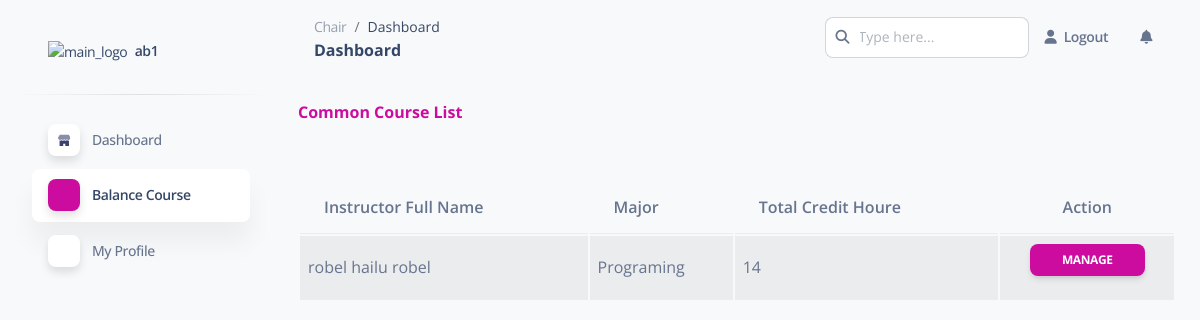
/committee/balance.php (signed in), run on the app's committed database.
### tables this page shows
CREATE TABLE `edu_background` (
  `edu_level` varchar(100) NOT NULL,
  `exp` int(100) NOT NULL,
  `major` varchar(100) NOT NULL,
  `ins_id` int(100) NOT NULL,
  `approve` int(11) NOT NULL
);

CREATE TABLE `instructor` (
  `ins_id` int(11) NOT NULL,
  `fname` varchar(100) NOT NULL,
  `mname` varchar(100) NOT NULL,
  `lname` varchar(100) NOT NULL,
  `address` varchar(100) NOT NULL,
  `email` varchar(100) NOT NULL,
  `age` int(100) NOT NULL,
  `sex` varchar(100) NOT NULL,
  `uname` varchar(100) NOT NULL,
  `pass` varchar(100) NOT NULL
);

### committee/balance.php (the view, shortened to what this page needs)
<?php
$ch_user=$_SESSION['uname'];
?>
<!DOCTYPE html>
<html lang="en">
<head>
  <link href="../assets/css/nucleo-icons.css" rel="stylesheet" />
  <link href="../assets/css/nucleo-svg.css" rel="stylesheet" />
  <link href="../assets/css/nucleo-svg.css" rel="stylesheet" />
  <link id="pagestyle" href="../assets/css/soft-ui-dashboard.css?v=1.0.6" rel="stylesheet" />
</head>
<body class="g-sidenav-show  bg-gray-100">
  <aside class="sidenav navbar navbar-vertical navbar-expand-xs border-0 border-radius-xl my-3 fixed-start ms-3 " id="sidenav-main">
    <div class="sidenav-header">
      <a class="navbar-brand m-0" href="home.hph" target="_blank">
        <img src="" class="navbar-brand-img h-100" alt="main_logo">
        <span class="ms-1 font-weight-bold"><?php echo"$ch_user"; ?></span>
      </a>
    </div>
    <hr class="horizontal dark mt-0">
    <div class="collapse navbar-collapse  w-auto " id="sidenav-collapse-main">
      <ul class="navbar-nav">
        <li class="nav-item">
          <a class="nav-link  " href="home.php">
            <div class="icon icon-shape icon-sm shadow border-radius-md bg-white text-center me-2 d-flex align-items-center justify-content-center">
            </div>
            <span class="nav-link-text ms-1">Dashboard</span>
          </a>
        </li>
        <li class="nav-item">
          <a class="nav-link  active" href="balance.php">
            <div class="icon icon-shape icon-sm shadow border-radius-md bg-white text-center me-2 d-flex align-items-center justify-content-center">
            </div>
            <span class="nav-link-text ms-1">Balance Course</span>
          </a>
        </li>
        <li class="nav-item">
          <a class="nav-link  " href="profile.php">
            <div class="icon icon-shape icon-sm shadow border-radius-md bg-white text-center me-2 d-flex align-items-center justify-content-center">
            </div>
            <span class="nav-link-text ms-1">My Profile</span>
          </a>
        </li>
      </ul>
    </div>
  </aside>
  <main class="main-content position-relative max-height-vh-100 h-100 border-radius-lg ">
    <nav class="navbar navbar-main navbar-expand-lg px-0 mx-4 shadow-none border-radius-xl" id="navbarBlur" navbar-scroll="true">
      <div class="container-fluid py-1 px-3">
        <nav aria-label="breadcrumb">
          <ol class="breadcrumb bg-transparent mb-0 pb-0 pt-1 px-0 me-sm-6 me-5">
            <li class="breadcrumb-item text-sm"><a class="opacity-5 text-dark" href="javascript:;">Chair</a></li>
            <li class="breadcrumb-item text-sm text-dark active" aria-current="page">Dashboard</li>
          </ol>
          <h6 class="font-weight-bolder mb-0">Dashboard</h6>
        </nav>
        <div class="collapse navbar-collapse mt-sm-0 mt-2 me-md-0 me-sm-4" id="navbar">
          <div class="ms-md-auto pe-md-3 d-flex align-items-center">
            <div class="input-group">
              <span class="input-group-text text-body"><i class="fas fa-search" aria-hidden="true"></i></span>
              <input type="text" class="form-control" placeholder="Type here...">
            </div>
          </div>
          <ul class="navbar-nav  justify-content-end">
            <li class="nav-item d-flex align-items-center">
              <a class="nav-link text-body font-weight-bold px-0 " href="../logout.php" >
                <i class="fa fa-user me-sm-1"></i>
                <span class="d-sm-inline d-none">Logout</span>
              </a>
            </li>
            <li class="nav-item px-3 d-flex align-items-center">
            </li>
            <li class="nav-item dropdown pe-2 d-flex align-items-center">
              <a href="javascript:;" class="nav-link text-body p-0" id="dropdownMenuButton" data-bs-toggle="dropdown" aria-expanded="false">
                <i class="fa fa-bell cursor-pointer"></i>
              </a>
            </li>
          </ul>
        </div>
      </div>
    </nav>
    <div class="container-fluid py-4">
      <div class="row">
      <div class="d-sm-flex align-items-center justify-content-between mb-4">
    <h6 class="m-0 font-weight-bold text-primary"><b>Common Course List</b></h6>
          </div>
      <table class="align-middle mb-0 table table-borderless table-striped table-hover" id="tableList">
                            <thead>
                            <tr>
                                <th class="text-left ">Instructor Full Name</th>
                               <th class="text-left ">Major</th>
                                <th class="text-left ">Total Credit houre</th>
                                <th class="text-center" width="20%">Action             </th>
                            </tr>
                            </thead>
                            <tbody>
                              <?php
                              include('../connection.php');
                                $sel= $con->query("SELECT * FROM instructor ins inner join edu_background bck on ins.ins_id = bck.ins_id where bck.approve=1");
                                $num_row = $sel->num_rows;
                                if($num_row > 0)
                                {
                                  while($row=$sel->fetch_assoc()){
                                    $idd=$row['ins_id'];
                                    echo '<tr class="odd gradeX" id="rec">';
                                     ?>
                                    <td><?php echo $row['fname']; echo " "; echo $row['mname']; echo " "; echo $row['lname'];?></td>
                                    <?php
                                    echo "<td>".$row['major']."</td>";
                                      $table3=$con->query("SELECT SUM(credit_h) as t_credit FROM course where ins_id='$idd'");
                                      $rowtable3=$table3->fetch_assoc();
                                    $rr=$rowtable3['t_credit'];
                      ?>
                        <td><?php echo $rr; ?></td>
                                     <td class="text-center">
                                     <a href="manage.php?idd=<?php echo $row['ins_id']; ?>" type="button" class="btn btn-primary btn-sm">Manage</a>
                                    </td>
                                 <?php  }
                                }
                               ?>
                            </tbody>
                        </table>
      </div>
      <footer class="footer pt-3  ">
        </div>
  </main>
</body>
</html>

### assets/css/nucleo-svg.css (style rules this page uses)
.icon { display: inline-block; color: #111111; height: 1em; width: 1em; }
.icon-sm { height: 0.8em; width: 0.8em; }
.icon { fill: currentColor; stroke: none; }

### data on the page
edu_background: ins.fname "robel", ins.mname "hailu", ins.lname "robel", major "Programing", rr "14"

### other printed values
$ch_user "ab1"
